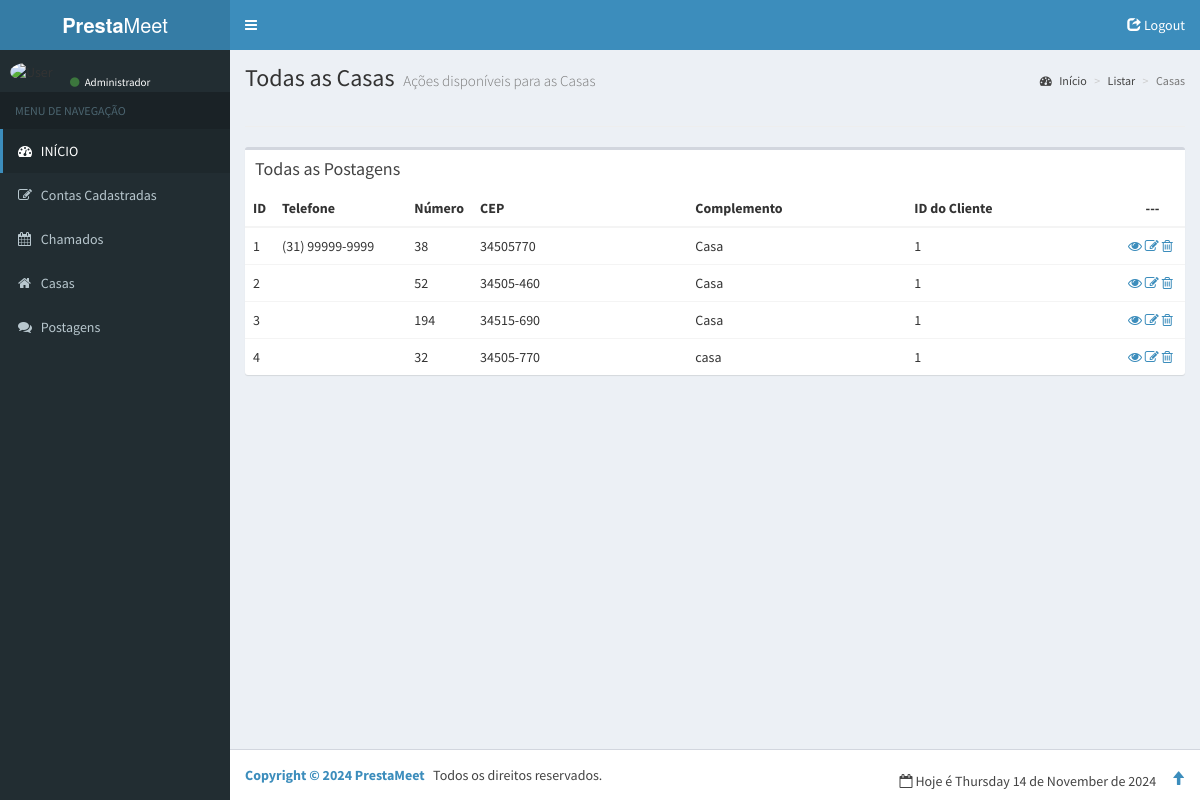
Screenshot of /admin/pagina/casas.php with the database file from the repository.
### tables this page shows
CREATE TABLE IF NOT EXISTS `casa` (
  `id` int NOT NULL AUTO_INCREMENT,
  `telefone` varchar(45) DEFAULT NULL,
  `rua` varchar(45) DEFAULT NULL,
  `bairro` varchar(45) DEFAULT NULL,
  `numero` varchar(45) DEFAULT NULL,
  `cidade` varchar(45) DEFAULT NULL,
  `estado` varchar(255) NOT NULL,
  `cep` varchar(45) DEFAULT NULL,
  `complemento` varchar(45) DEFAULT NULL,
  `id_cliente` int NOT NULL,
  `latitude` varchar(255) NOT NULL,
  `longitude` varchar(255) NOT NULL,
  PRIMARY KEY (`id`),
  KEY `fk_CASA_CLIENTES1_idx` (`id_cliente`)
);

### admin/pagina/casas.php (the view, shortened to what this page needs)
<?php
require_once ("inc/header.php");
$db = open_database();
?>
    <div class="content-wrapper">
        <section class="content-header">
            <h1>
                Todas as Casas
                <small>Ações disponíveis para as Casas</small>
            </h1>
            <ol class="breadcrumb">
                <li><a href="#"><i class="fa fa-dashboard"></i> Início</a></li>
                <li><a href="#">Listar</a></li>
                <li class="active">Casas</li>
            </ol>
        </section>
        <section class="content">
            <hr>
            <div class="box">
                <div class="box-header">
                    <h3 class="box-title">Todas as Postagens</h3>
                </div>
                <div class="box-body table-responsive no-padding">
                    <table class="table table-hover">
                        <thead>
                        <tr>
                            <th>ID</th>
                            <th width="15%">Telefone</th>
                            <th width="5%">Número</th>
                            <th width="25%">CEP</th>
                            <th width="25%">Complemento</th>
                            <th width="25%">ID do Cliente</th>
                            <th><center>---</center></th>
                        </tr>
                        </thead>
                        <tbody>
                        <?php
                        $sql="SELECT * FROM casa";
                        $query=$db->query($sql);
                        if ($query->rowCount() != 0) { ?>
                            <?php foreach($query->fetchAll() as $customer){ ?>
                                <tr class="ui-sortable">
                                    <td><?php echo $customer['id']; ?></td>
                                    <td><?php echo $customer['telefone']; ?></td>
                                    <td><?php echo $customer['numero']; ?></td>
                                    <td><?php echo $customer['cep']; ?></td>
                                    <td><?php echo $customer['complemento']; ?></td>
                                    <td><?php echo $customer['id_cliente']; ?></td>
                                    <td style="min-width:65px;">
                                        <a href="view_casa.php?id=<?php echo $customer['id']; ?>">
                                            <i class="fa fa-eye"></i></a>
                                        <a href="edit_casa.php?id=<?php echo $customer['id']; ?>">
                                            <i class="fa fa-edit"></i></a>
                                        <a href="delete_casa.php?id=<?php echo $customer['id']; ?>"><i class="fa fa-trash-o"></i></a>
                                    </td>
                                </tr>
                            <?php } ?>
                        <?php }else{ ?>
                            <tr>
                                <td colspan="6">Nenhum registro encontrado.</td>
                            </tr>
                        <?php } ?>
                        </tbody>
                    </table>
                </div>
            </div>
        </section>
    </div>
<?php require_once ("inc/footer.php"); ?>

### rows the page displays
casa: id "1", telefone "(31) 99999-9999", numero "38", cep "34505770", complemento "Casa", id_cliente "1"
casa: id "2", numero "52", cep "34505-460", complemento "Casa", id_cliente "1"
casa: id "3", numero "194", cep "34515-690", complemento "Casa", id_cliente "1"
casa: id "4", numero "32", cep "34505-770", complemento "casa", id_cliente "1"
